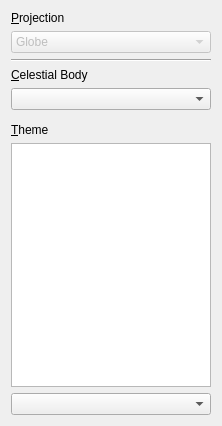
<?xml version="1.0" encoding="UTF-8"?>
<ui version="4.0">
 <class>MapViewWidget</class>
 <widget class="QWidget" name="MapViewWidget">
  <property name="geometry">
   <rect>
    <x>0</x>
    <y>0</y>
    <width>222</width>
    <height>426</height>
   </rect>
  </property>
  <property name="windowTitle">
   <string>Map View</string>
  </property>
  <layout class="QVBoxLayout" name="verticalLayout">
   <item>
    <widget class="QLabel" name="projectionLabel_2">
     <property name="text">
      <string>&amp;Projection</string>
     </property>
     <property name="buddy">
      <cstring>projectionComboBox</cstring>
     </property>
    </widget>
   </item>
   <item>
    <widget class="QComboBox" name="projectionComboBox">
     <property name="enabled">
      <bool>false</bool>
     </property>
     <item>
      <property name="text">
       <string>Globe</string>
      </property>
      <property name="icon">
       <iconset resource="../marble.qrc">
        <normaloff>:/icons/map-globe.png</normaloff>:/icons/map-globe.png</iconset>
      </property>
     </item>
     <item>
      <property name="text">
       <string>Flat Map</string>
      </property>
      <property name="icon">
       <iconset resource="../marble.qrc">
        <normaloff>:/icons/map-flat.png</normaloff>:/icons/map-flat.png</iconset>
      </property>
     </item>
     <item>
      <property name="text">
       <string>Mercator</string>
      </property>
      <property name="icon">
       <iconset resource="../marble.qrc">
        <normaloff>:/icons/map-mercator.png</normaloff>:/icons/map-mercator.png</iconset>
      </property>
     </item>
    </widget>
   </item>
   <item>
    <widget class="Line" name="line">
     <property name="orientation">
      <enum>Qt::Horizontal</enum>
     </property>
    </widget>
   </item>
   <item>
    <widget class="QLabel" name="celestialBodyLabel">
     <property name="enabled">
      <bool>true</bool>
     </property>
     <property name="text">
      <string>&amp;Celestial Body</string>
     </property>
     <property name="buddy">
      <cstring>projectionComboBox</cstring>
     </property>
    </widget>
   </item>
   <item>
    <widget class="QComboBox" name="celestialBodyComboBox">
     <property name="enabled">
      <bool>true</bool>
     </property>
    </widget>
   </item>
   <item>
    <spacer name="spacer">
     <property name="orientation">
      <enum>Qt::Vertical</enum>
     </property>
     <property name="sizeType">
      <enum>QSizePolicy::Fixed</enum>
     </property>
     <property name="sizeHint" stdset="0">
      <size>
       <width>164</width>
       <height>7</height>
      </size>
     </property>
    </spacer>
   </item>
   <item>
    <widget class="QLabel" name="mapThemeLabel">
     <property name="text">
      <string>&amp;Theme</string>
     </property>
     <property name="buddy">
      <cstring>marbleThemeSelectView</cstring>
     </property>
    </widget>
   </item>
   <item>
    <widget class="QListView" name="marbleThemeSelectView">
     <property name="sizePolicy">
      <sizepolicy hsizetype="Expanding" vsizetype="Expanding">
       <horstretch>0</horstretch>
       <verstretch>0</verstretch>
      </sizepolicy>
     </property>
     <property name="minimumSize">
      <size>
       <width>0</width>
       <height>140</height>
      </size>
     </property>
     <property name="contextMenuPolicy">
      <enum>Qt::CustomContextMenu</enum>
     </property>
     <property name="whatsThis">
      <string>Here you can choose the preferred map view from different topics.</string>
     </property>
     <property name="autoFillBackground">
      <bool>true</bool>
     </property>
    </widget>
   </item>
   <item>
    <widget class="QComboBox" name="mapThemeComboBox"/>
   </item>
  </layout>
 </widget>
 <resources>
  <include location="../marble.qrc"/>
 </resources>
 <connections/>
</ui>
